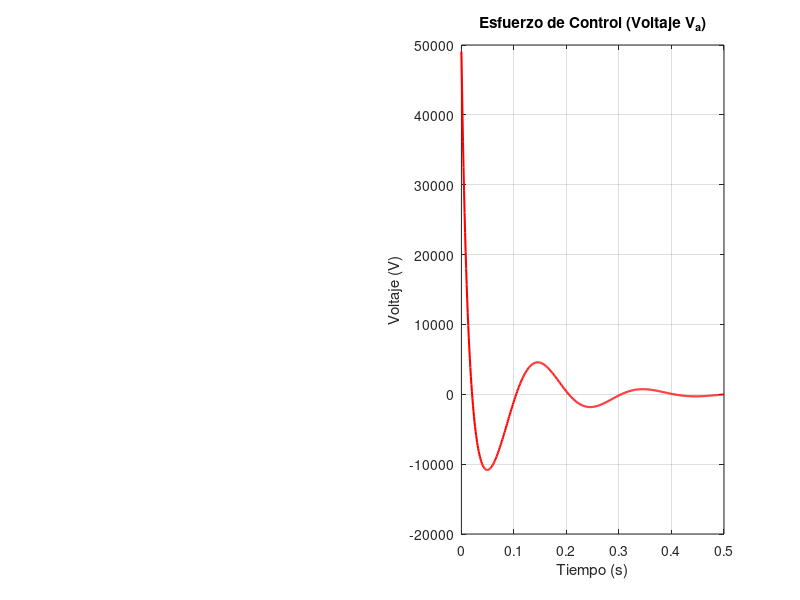

This figure's MATLAB source: (Note: this script raises an error after producing the figure.)
% =========================================================================
% Control en Espacio de Estados (3x3, CONTINUO) - Posición angular
% del Motor BDC. A partir de este capítulo se usa el modelo 3x3 con
% theta como tercer estado y C = [0 0 1] (medición de posición).
% Parámetros didácticos: Ra=0.5, La=0.5, Kb=0.01, Je=0.01, Be=0.1
% =========================================================================

clear; clc; close all;

%% 1. ESPECIFICACIONES DE DISEÑO (Para el comportamiento dominante)
disp('--- 1. Especificaciones de Diseño ---');
Mp = 0.40;  % Sobreimpulso máximo (40%)
tp = 0.1;   % Tiempo pico deseado (s)

zeta = -log(Mp) / sqrt(pi^2 + (log(Mp))^2);
wn = pi / (tp * sqrt(1 - zeta^2));

fprintf('Factor de amortiguamiento (zeta) : %.4f\n', zeta);
fprintf('Frecuencia natural (wn)          : %.4f rad/s\n', wn);

%% 2. SELECCIÓN DE LOS 3 POLOS
disp(' ');
disp('--- 2. Polos Deseados Lazo Cerrado ---');

% Polos dominantes (los que dan el comportamiento deseado)
sigma = zeta * wn;
wd = wn * sqrt(1 - zeta^2);

p1 = -sigma + 1i*wd; 
p2 = -sigma - 1i*wd;

% EL TERCER POLO: Lo colocamos 10 veces más rápido (más negativo) que sigma
% para que no afecte el sobreimpulso ni el tiempo pico.
p3 = -10 * sigma; 

P = [p1; p2; p3];
disp('Vector de polos a ubicar:');
disp(P);

%% 3. MODELO 3x3 (MOTOR DC CON POSICIÓN)
% Parámetros físicos
Ra = 0.5;     % Resistencia (Ohms)
La = 0.5;     % Inductancia (H)
Kb = 0.01;    % Constante del motor
Je = 0.01;    % Inercia (kg*m^2)
Be = 0.1;     % Fricción (N*m*s)

% Vector de estados: x1 = Corriente (ia), x2 = Velocidad (we), x3 = Posición (theta)
% Ecuaciones:
% di_a/dt = (-Ra/La)*i_a + (-Kb/La)*we + (1/La)*V
% dwe/dt  = (Kb/Je)*i_a  + (-Be/Je)*we
% dtheta/dt = 1 * we

A = [-Ra/La, -Kb/La,  0 ; 
      Kb/Je, -Be/Je,  0 ;
          0,      1,  0 ]; % La derivada de la posición es la velocidad

B = [1/La ; 
        0 ; 
        0 ];

C = [0, 0, 1];   % ¡OJO! Ahora medimos la posición (theta), el 3er estado
D = 0;

sys_planta = ss(A, B, C, D);

%% 4. DISEÑO DEL CONTROLADOR
disp('--- 3. Matriz de Ganancias K (1x3) ---');
% Calculamos K para ubicar los 3 polos
K = place(A, B, P);
fprintf('K = [%.4f, %.4f, %.4f]\n', K(1), K(2), K(3));

%% 5. VALIDACIÓN EN LAZO CERRADO Y PRE-COMPENSACIÓN
A_cl = A - B*K;

% NOTA TÉCNICA: Aunque la planta original tiene un integrador natural
% (la relación velocidad-posición), al aplicar u = -Kx cerramos el lazo y
% movemos TODOS los polos, perdiendo el integrador en el origen. 
% Por lo tanto, seguimos necesitando K_dc para asegurar que theta = 1 cuando Ref = 1.

sys_cl_sin_ajuste = ss(A_cl, B, C, D);
K_dc = 1 / dcgain(sys_cl_sin_ajuste); 

% Sistema Final
sys_cl_final = ss(A_cl, B*K_dc, C, D);

% Función ideal (solo de referencia gráfica)
G_ideal = tf(wn^2, [1, 2*zeta*wn, wn^2]);

%% 6. GRÁFICOS
figure('Name', 'Control de Posición Motor DC', 'Position', [100, 100, 900, 400]);

% Gráfico 1: Respuesta al Escalón
subplot(1,2,1);
step(G_ideal, 'k--', 0.5); hold on;
step(sys_cl_final, 'b-', 0.5);     
title('Seguimiento de Posición Angular (\theta)');
legend('2do Orden Ideal', 'Motor 3x3 Controlado', 'Location', 'SouthEast');
xlabel('Tiempo (s)'); ylabel('Posición Angular (rad)');
grid on;

% Gráfico 2: Esfuerzo de Control (Voltaje aplicado)
% ¿Qué voltaje le estamos exigiendo al motor? Es vital para un ingeniero saberlo.
% u(t) = -K*x(t) + K_dc*r(t). Simularemos la entrada de referencia y calcularemos 'u'
subplot(1,2,2);
t = 0:0.001:0.5;
r = ones(size(t)); % Escalón unitario de referencia
[y, t, x] = lsim(sys_cl_final, r, t); % Simulamos para obtener los estados 'x' en el tiempo
u = -x*K' + K_dc*r'; % Ley de control
plot(t, u, 'r', 'LineWidth', 1.5);
title('Esfuerzo de Control (Voltaje V_a)');
xlabel('Tiempo (s)'); ylabel('Voltaje (V)');
grid on;

%% 7. RESULTADOS NUMÉRICOS
info_real = stepinfo(sys_cl_final);
disp('--- 4. Verificación de Resultados ---');
fprintf('Sobreimpulso Esperado: %.2f %% | Obtenido: %.2f %%\n', Mp*100, info_real.Overshoot);
fprintf('Tiempo Pico Esperado : %.4f s  | Obtenido: %.4f s\n', tp, info_real.PeakTime);
